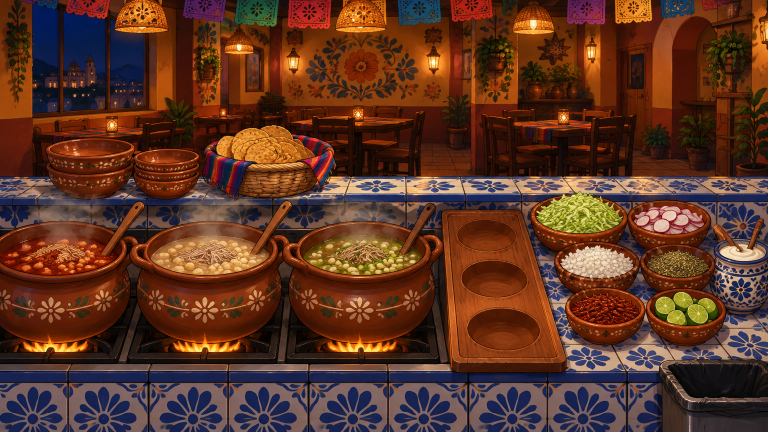
#> input picture art-source/TaqueriaNeon/ia/puestos/cocina_pozole.png, 1536 x 864 px (shown at 1/2 size)
$ python niveles.py out.png
#> lines starting #> are read from the running program, lines starting #| are printed output that depends on the picture; after the words box and inside, x2 and y2 are one past the last pixel; in counts of white or black regions, pixels touching at a corner belong together
"""Niveles de las ollas de caldo (20 nov.): la olla a la mitad y casi vacia, hechas del mismo fondo.
El caldo se recorre hacia abajo dentro de la boca y arriba se ve la pared de adentro (barro o lamina); el cucharon se queda.
uso: BARRA_ELOTES=<ruta de barra_elotes.jpg> python3 niveles.py carpeta_salida"""
import sys, os, numpy as np, cv2
from PIL import Image
OUT = sys.argv[1]
PAD = 40
P = os.path.join(os.path.dirname(os.path.abspath(__file__)), 'ia', 'puestos') + os.sep
BARRO, LAMINA = (40, 62, 120), (104, 112, 122)
_cache = {}
def load(path):
    if path not in _cache:
        im = cv2.cvtColor(np.asarray(Image.open(path).convert('RGB')), cv2.COLOR_RGB2BGR)
        _cache[path] = cv2.copyMakeBorder(im, PAD, PAD, PAD, PAD, cv2.BORDER_REPLICATE)
    return _cache[path]
# (nombre, centro, semiejes de la boca, cucharon (x0,y0,x1,y1))
ELOTES = os.environ.get('BARRA_ELOTES') or os.path.join(os.path.dirname(os.path.abspath(__file__)), '..', '..', 'games', 'Tacos', 'Assets', '_Game', 'Art', 'Resources', 'Sprites', 'barra_elotes.jpg')
OLLAS = [(P + 'cocina_pozole.png', 'pozole_0', (118, 509), (121, 39), (262, 438, 203, 512), BARRO),
         (P + 'cocina_pozole.png', 'pozole_1', (422, 510), (123, 38), (562, 438, 500, 510), BARRO),
         (P + 'cocina_pozole.png', 'pozole_2', (728, 510), (122, 39), (847, 438, 798, 510), BARRO),
         (ELOTES, 'elotes_1', (500, 462), (150, 62), (670, 343, 614, 446), LAMINA),
         (P + 'barra_feria_v2.png', 'feria_2', (1013, 361), (122, 33), None, BARRO)]
rng = np.random.default_rng(3)
for path, nm, (cx, cy), (ax, ay), lad, wallc in OLLAS:
    img = load(path)
    x0, y0, x1, y1 = cx - ax - 6, cy - ay - 6, cx + ax + 6, cy + ay + 6
    crop = img[y0 + PAD:y1 + PAD, x0 + PAD:x1 + PAD].copy()
    h, w = crop.shape[:2]
#> h = 90; w = 254
    ccx, ccy = cx - x0, cy - y0
    mouth = np.zeros((h, w), np.uint8); cv2.ellipse(mouth, (ccx, ccy), (ax - 2, ay - 2), 0, 0, 360, 255, -1)
#> after `cv2.ellipse(mouth, (ccx, ccy), (ax - 2, ay - 2), 0, 0, 360, 255, -1)`:
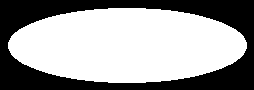
#> mouth: shape (90, 254); 61.6% white; 1 black region, box (x1, y1, x2, y2) and area: (0, 0, 254, 90) 8789
    ladle = np.zeros((h, w), np.uint8)
    if lad: cv2.line(ladle, (lad[0] - x0, lad[1] - y0), (lad[2] - x0, lad[3] - y0), 255, 11)
#> ladle: shape (90, 254); 3.7% white; 1 white region, box (x1, y1, x2, y2) and area: (206, 0, 254, 55) 849
    # lo que flota (maiz, carne): lo que resalta del caldo
    lab = cv2.cvtColor(crop, cv2.COLOR_BGR2LAB).astype(np.float32)
    med = cv2.medianBlur(crop, 31)
    labm = cv2.cvtColor(med, cv2.COLOR_BGR2LAB).astype(np.float32)
    diff = np.abs(lab - labm).sum(2)
    items = ((diff > 28) & (mouth > 0) & (ladle == 0)).astype(np.uint8) * 255
#> items: shape (90, 254); 28.6% white; 51 white regions (34 under 20 px), largest, box (x1, y1, x2, y2) and area: (45, 14, 247, 83) 5222, (20, 40, 47, 51) 188, (52, 66, 72, 77) 159
    items = cv2.dilate(items, np.ones((5, 5), np.uint8))
#> items: shape (90, 254); 54.5% white; 11 black regions (8 under 20 px), largest, box (x1, y1, x2, y2) and area: (0, 0, 254, 90) 10181, (63, 18, 88, 33) 143, (201, 22, 216, 34) 43
    n, comp = cv2.connectedComponents(items)
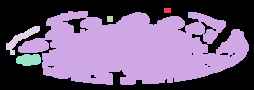
#> comp: shape (90, 254) int32; 6 distinct labels, from 0 to 5; one colour per label, 0 black
#> n = 6
    order = rng.permutation(np.arange(1, n))
#> order = [5, 3, 2, 4, 1]
    for lvl, e in (('medio', 0.5), ('bajo', 0.85)):
        # menos cosas flotando: se mezcla con el mismo caldo bien difuminado (sin manchas de otro color)
        soup = cv2.GaussianBlur(cv2.medianBlur(crop, 21), (0, 0), 6)
        k = 0.0 if e < 0.6 else 0.5
        broth = cv2.addWeighted(crop, 1 - k, soup, k, 0)
        broth = cv2.addWeighted(broth, 1 - 0.12 * e, np.zeros_like(broth), 0, 0)  # mas abajo, mas sombra
        # baja el nivel: se ve la pared de adentro de la olla arriba del caldo
        d = int(2 * ay * 0.32 * e)
        newm = np.zeros((h, w), np.uint8)
        nax, nay = int((ax - 2) * (1 - 0.07 * e)), (2 * (ay - 2) - d) // 2
        cv2.ellipse(newm, (ccx, ccy + d // 2), (nax, nay), 0, 0, 360, 255, -1)
        # el caldo se "baja": se desplaza hacia abajo dentro de la boca
        M = np.float32([[1 - 0.07 * e, 0, ccx * 0.07 * e], [0, (nay * 2) / (2 * (ay - 2)), ccy + d // 2 - ccy * (nay * 2) / (2 * (ay - 2))]])
        broth = cv2.warpAffine(broth, M, (w, h), borderMode=cv2.BORDER_REPLICATE)
        # pared: barro de adentro, mas oscuro hacia el caldo
        wall = np.zeros_like(crop)
        base = np.array(wallc, np.float32)  # pared de adentro: barro o lamina
        yy = np.arange(h)[:, None].astype(np.float32)
        t = np.clip((yy - (ccy - ay)) / max(1, d + 4), 0, 1)
        wall[:] = (base * (1.0 - 0.45 * t))[..., None, :].reshape(h, 1, 3).repeat(w, 1).astype(np.uint8) if False else 0
        for c in range(3): wall[..., c] = np.clip(base[c] * (1.05 - 0.5 * t), 0, 255).astype(np.uint8)[:, 0][:, None]
        out = np.where(newm[..., None] > 0, broth, wall)
        # sombra suave en la orilla del caldo
        edge = cv2.GaussianBlur(newm, (0, 0), 3).astype(np.float32) / 255
        out = (out.astype(np.float32) * (0.75 + 0.25 * edge[..., None])).astype(np.uint8)
        # el cucharon se queda: se pone encima tal cual estaba en el dibujo
        lm = cv2.GaussianBlur(ladle, (0, 0), 1.5).astype(np.float32)[..., None] / 255
        out = (out.astype(np.float32) * (1 - lm) + crop.astype(np.float32) * lm).astype(np.uint8)
        alpha = cv2.GaussianBlur(mouth, (0, 0), 1.2)
        rgba = np.dstack([cv2.cvtColor(out, cv2.COLOR_BGR2RGB), alpha])
        Image.fromarray(rgba, 'RGBA').save(os.path.join(OUT, f'nivel_{nm}_{lvl}.png'))
        print(nm, lvl, x0 + w / 2, y0 + h / 2, w, h)
#> this loop made 2 passes
#> pass 1, `broth = cv2.warpAffine(broth, M, (w, h), borderMode=cv2.BORDER_REPLICA..`:
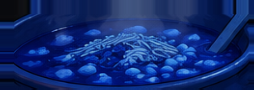
#> broth: shape (90, 254, 3); mean of channels 0, 1, 2 18, 44, 113.4; drawn as R, G, B
#> after the loop:
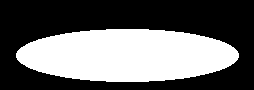
#> newm: shape (90, 254); 40.7% white; 1 white region, box (x1, y1, x2, y2) and area: (16, 29, 239, 82) 9293
#> after the loop:
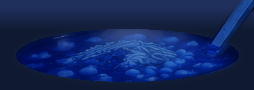
#> out: shape (90, 254, 3); mean of channels 0, 1, 2 19, 38.8, 91.3; drawn as R, G, B
#> after the loop:
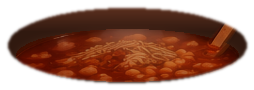
#> rgba: shape (90, 254, 4); mean of channels 0, 1, 2, 3 91.3, 38.8, 19, 157; transparent parts drawn white
#> after the loop:
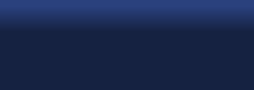
#> wall: shape (90, 254, 3); mean of channels 0, 1, 2 25.4, 40.4, 77.8; drawn as R, G, B
